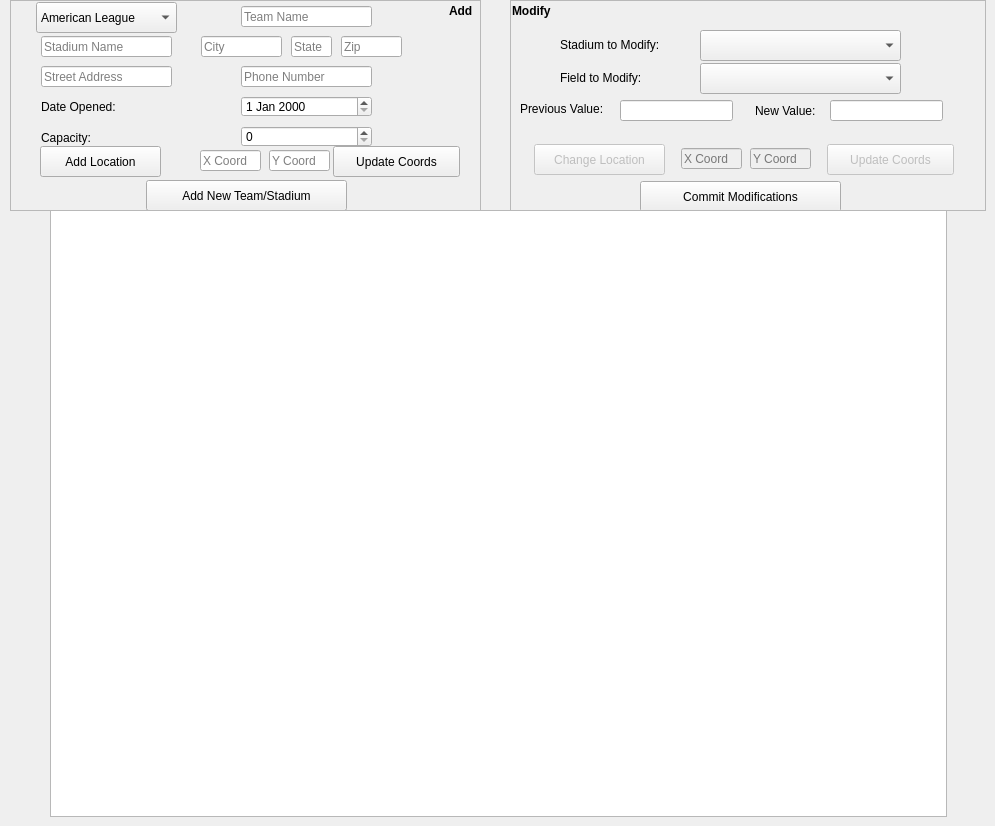
    <widget class="QWidget" name="tab">
     <attribute name="title">
      <string>Admin 2</string>
     </attribute>
     <widget class="clickableMap" name="mapArea">
      <property name="geometry">
       <rect>
        <x>50</x>
        <y>210</y>
        <width>897</width>
        <height>607</height>
       </rect>
      </property>
     </widget>
     <widget class="QLineEdit" name="stadiumNameEntry">
      <property name="geometry">
       <rect>
        <x>41</x>
        <y>36</y>
        <width>131</width>
        <height>21</height>
       </rect>
      </property>
      <property name="placeholderText">
       <string>Stadium Name</string>
      </property>
     </widget>
     <widget class="QLineEdit" name="teamNameEntry">
      <property name="geometry">
       <rect>
        <x>241</x>
        <y>6</y>
        <width>131</width>
        <height>21</height>
       </rect>
      </property>
      <property name="placeholderText">
       <string>Team Name</string>
      </property>
     </widget>
     <widget class="QLineEdit" name="cityEntry">
      <property name="geometry">
       <rect>
        <x>201</x>
        <y>36</y>
        <width>81</width>
        <height>21</height>
       </rect>
      </property>
      <property name="placeholderText">
       <string>City</string>
      </property>
     </widget>
     <widget class="QLineEdit" name="addressEntry">
      <property name="geometry">
       <rect>
        <x>41</x>
        <y>66</y>
        <width>131</width>
        <height>21</height>
       </rect>
      </property>
      <property name="placeholderText">
       <string>Street Address</string>
      </property>
     </widget>
     <widget class="QLineEdit" name="phoneNumberEntry">
      <property name="geometry">
       <rect>
        <x>241</x>
        <y>66</y>
        <width>131</width>
        <height>21</height>
       </rect>
      </property>
      <property name="placeholderText">
       <string>Phone Number</string>
      </property>
     </widget>
     <widget class="QComboBox" name="americanLeagueEntry">
      <property name="geometry">
       <rect>
        <x>36</x>
        <y>2</y>
        <width>141</width>
        <height>31</height>
       </rect>
      </property>
      <item>
       <property name="text">
        <string>American League</string>
       </property>
      </item>
      <item>
       <property name="text">
        <string>National League</string>
       </property>
      </item>
     </widget>
     <widget class="QLabel" name="label">
      <property name="geometry">
       <rect>
        <x>41</x>
        <y>99</y>
        <width>101</width>
        <height>16</height>
       </rect>
      </property>
      <property name="text">
       <string>Date Opened:</string>
      </property>
     </widget>
     <widget class="QDateEdit" name="dateEdit">
      <property name="geometry">
       <rect>
        <x>241</x>
        <y>96</y>
        <width>131</width>
        <height>21</height>
       </rect>
      </property>
     </widget>
     <widget class="QSpinBox" name="capacityEdit">
      <property name="geometry">
       <rect>
        <x>241</x>
        <y>126</y>
        <width>131</width>
        <height>21</height>
       </rect>
      </property>
      <property name="maximum">
       <number>1000000000</number>
      </property>
     </widget>
     <widget class="QLabel" name="label_2">
      <property name="geometry">
       <rect>
        <x>41</x>
        <y>130</y>
        <width>101</width>
        <height>16</height>
       </rect>
      </property>
      <property name="text">
       <string>Capacity:</string>
      </property>
     </widget>
     <widget class="QLineEdit" name="stateEntry">
      <property name="geometry">
       <rect>
        <x>291</x>
        <y>36</y>
        <width>41</width>
        <height>21</height>
       </rect>
      </property>
      <property name="placeholderText">
       <string>State</string>
      </property>
     </widget>
     <widget class="QLineEdit" name="zipEntry">
      <property name="geometry">
       <rect>
        <x>341</x>
        <y>36</y>
        <width>61</width>
        <height>21</height>
       </rect>
      </property>
      <property name="placeholderText">
       <string>Zip</string>
      </property>
     </widget>
     <widget class="QLineEdit" name="xCoordEntry">
      <property name="geometry">
       <rect>
        <x>200</x>
        <y>150</y>
        <width>61</width>
        <height>21</height>
       </rect>
      </property>
      <property name="readOnly">
       <bool>true</bool>
      </property>
      <property name="placeholderText">
       <string>X Coord</string>
      </property>
     </widget>
     <widget class="QLineEdit" name="yCoordEntry">
      <property name="geometry">
       <rect>
        <x>269</x>
        <y>150</y>
        <width>61</width>
        <height>21</height>
       </rect>
      </property>
      <property name="readOnly">
       <bool>true</bool>
      </property>
      <property name="placeholderText">
       <string>Y Coord</string>
      </property>
     </widget>
     <widget class="QPushButton" name="addLocationButton">
      <property name="geometry">
       <rect>
        <x>40</x>
        <y>146</y>
        <width>121</width>
        <height>31</height>
       </rect>
      </property>
      <property name="text">
       <string>Add Location</string>
      </property>
     </widget>
     <widget class="QPushButton" name="updateCoordinateButton">
      <property name="geometry">
       <rect>
        <x>333</x>
        <y>146</y>
        <width>127</width>
        <height>31</height>
       </rect>
      </property>
      <property name="text">
       <string>Update Coords</string>
      </property>
     </widget>
     <widget class="QFrame" name="frame">
      <property name="geometry">
       <rect>
        <x>10</x>
        <y>0</y>
        <width>471</width>
        <height>211</height>
       </rect>
      </property>
      <property name="frameShape">
       <enum>QFrame::StyledPanel</enum>
      </property>
      <property name="frameShadow">
       <enum>QFrame::Raised</enum>
      </property>
      <widget class="QPushButton" name="addNewStadiumButton">
       <property name="geometry">
        <rect>
         <x>136</x>
         <y>180</y>
         <width>201</width>
         <height>31</height>
        </rect>
       </property>
       <property name="text">
        <string>Add New Team/Stadium</string>
       </property>
      </widget>
      <widget class="QLabel" name="label_63">
       <property name="geometry">
        <rect>
         <x>439</x>
         <y>0</y>
         <width>31</width>
         <height>21</height>
        </rect>
       </property>
       <property name="font">
        <font>
         <weight>75</weight>
         <bold>true</bold>
        </font>
       </property>
       <property name="text">
        <string>Add</string>
       </property>
      </widget>
     </widget>
     <widget class="QFrame" name="frame_2">
      <property name="geometry">
       <rect>
        <x>510</x>
        <y>0</y>
        <width>476</width>
        <height>211</height>
       </rect>
      </property>
      <property name="frameShape">
       <enum>QFrame::StyledPanel</enum>
      </property>
      <property name="frameShadow">
       <enum>QFrame::Raised</enum>
      </property>
      <widget class="QLabel" name="label_64">
       <property name="geometry">
        <rect>
         <x>2</x>
         <y>0</y>
         <width>51</width>
         <height>21</height>
        </rect>
       </property>
       <property name="font">
        <font>
         <weight>75</weight>
         <bold>true</bold>
        </font>
       </property>
       <property name="text">
        <string>Modify</string>
       </property>
      </widget>
      <widget class="QComboBox" name="modifyStadiumBox">
       <property name="geometry">
        <rect>
         <x>190</x>
         <y>30</y>
         <width>201</width>
         <height>31</height>
        </rect>
       </property>
      </widget>
      <widget class="QLabel" name="label_65">
       <property name="geometry">
        <rect>
         <x>50</x>
         <y>37</y>
         <width>131</width>
         <height>16</height>
        </rect>
       </property>
       <property name="font">
        <font>
         <weight>50</weight>
         <bold>false</bold>
        </font>
       </property>
       <property name="text">
        <string>Stadium to Modify:</string>
       </property>
      </widget>
      <widget class="QLabel" name="label_66">
       <property name="geometry">
        <rect>
         <x>50</x>
         <y>70</y>
         <width>131</width>
         <height>16</height>
        </rect>
       </property>
       <property name="font">
        <font>
         <weight>50</weight>
         <bold>false</bold>
        </font>
       </property>
       <property name="text">
        <string>Field to Modify:</string>
       </property>
      </widget>
      <widget class="QComboBox" name="modifiedValueBox">
       <property name="geometry">
        <rect>
         <x>190</x>
         <y>63</y>
         <width>201</width>
         <height>31</height>
        </rect>
       </property>
      </widget>
      <widget class="QLineEdit" name="modifyStadiumOldValueEntry">
       <property name="geometry">
        <rect>
         <x>110</x>
         <y>100</y>
         <width>113</width>
         <height>21</height>
        </rect>
       </property>
       <property name="readOnly">
        <bool>true</bool>
       </property>
      </widget>
      <widget class="QLineEdit" name="modifyStadiumNewValueEntry">
       <property name="geometry">
        <rect>
         <x>320</x>
         <y>100</y>
         <width>113</width>
         <height>21</height>
        </rect>
       </property>
      </widget>
      <widget class="QLabel" name="label_67">
       <property name="geometry">
        <rect>
         <x>10</x>
         <y>101</y>
         <width>111</width>
         <height>16</height>
        </rect>
       </property>
       <property name="font">
        <font>
         <weight>50</weight>
         <bold>false</bold>
        </font>
       </property>
       <property name="text">
        <string>Previous Value:</string>
       </property>
      </widget>
      <widget class="QLabel" name="label_68">
       <property name="geometry">
        <rect>
         <x>245</x>
         <y>100</y>
         <width>81</width>
         <height>21</height>
        </rect>
       </property>
       <property name="text">
        <string>New Value:</string>
       </property>
      </widget>
      <widget class="QPushButton" name="commitModificationsButton">
       <property name="geometry">
        <rect>
         <x>130</x>
         <y>181</y>
         <width>201</width>
         <height>31</height>
        </rect>
       </property>
       <property name="text">
        <string>Commit Modifications</string>
       </property>
      </widget>
      <widget class="QPushButton" name="updateCoordinateButtonModify">
       <property name="enabled">
        <bool>false</bool>
       </property>
       <property name="geometry">
        <rect>
         <x>317</x>
         <y>144</y>
         <width>127</width>
         <height>31</height>
        </rect>
       </property>
       <property name="text">
        <string>Update Coords</string>
       </property>
      </widget>
      <widget class="QLineEdit" name="yCoordEntryModify">
       <property name="enabled">
        <bool>false</bool>
       </property>
       <property name="geometry">
        <rect>
         <x>240</x>
         <y>148</y>
         <width>61</width>
         <height>21</height>
        </rect>
       </property>
       <property name="readOnly">
        <bool>true</bool>
       </property>
       <property name="placeholderText">
        <string>Y Coord</string>
       </property>
      </widget>
      <widget class="QPushButton" name="addLocationButtonModify">
       <property name="enabled">
        <bool>false</bool>
       </property>
       <property name="geometry">
        <rect>
         <x>24</x>
         <y>144</y>
         <width>131</width>
         <height>31</height>
        </rect>
       </property>
       <property name="text">
        <string>Change Location</string>
       </property>
      </widget>
      <widget class="QLineEdit" name="xCoordEntryModify">
       <property name="enabled">
        <bool>false</bool>
       </property>
       <property name="geometry">
        <rect>
         <x>171</x>
         <y>148</y>
         <width>61</width>
         <height>21</height>
        </rect>
       </property>
       <property name="readOnly">
        <bool>true</bool>
       </property>
       <property name="placeholderText">
        <string>X Coord</string>
       </property>
      </widget>
     </widget>
     <zorder>frame_2</zorder>
     <zorder>frame</zorder>
     <zorder>mapArea</zorder>
     <zorder>stadiumNameEntry</zorder>
     <zorder>teamNameEntry</zorder>
     <zorder>cityEntry</zorder>
     <zorder>addressEntry</zorder>
     <zorder>phoneNumberEntry</zorder>
     <zorder>americanLeagueEntry</zorder>
     <zorder>label</zorder>
     <zorder>dateEdit</zorder>
     <zorder>capacityEdit</zorder>
     <zorder>label_2</zorder>
     <zorder>stateEntry</zorder>
     <zorder>zipEntry</zorder>
     <zorder>xCoordEntry</zorder>
     <zorder>yCoordEntry</zorder>
     <zorder>addLocationButton</zorder>
     <zorder>updateCoordinateButton</zorder>
    </widget>
